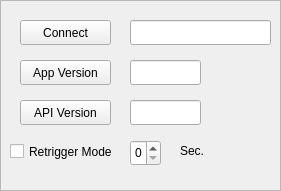
   <widget class="QFrame" name="main_operations">
    <property name="geometry">
     <rect>
      <x>10</x>
      <y>20</y>
      <width>281</width>
      <height>191</height>
     </rect>
    </property>
    <property name="frameShape">
     <enum>QFrame::StyledPanel</enum>
    </property>
    <property name="frameShadow">
     <enum>QFrame::Sunken</enum>
    </property>
    <widget class="QCheckBox" name="retrigger">
     <property name="enabled">
      <bool>true</bool>
     </property>
     <property name="geometry">
      <rect>
       <x>10</x>
       <y>140</y>
       <width>131</width>
       <height>23</height>
      </rect>
     </property>
     <property name="text">
      <string>Retrigger Mode</string>
     </property>
    </widget>
    <widget class="QSpinBox" name="retrigger_sec">
     <property name="geometry">
      <rect>
       <x>130</x>
       <y>140</y>
       <width>31</width>
       <height>26</height>
      </rect>
     </property>
     <property name="maximum">
      <number>20</number>
     </property>
    </widget>
    <widget class="QLabel" name="label">
     <property name="geometry">
      <rect>
       <x>180</x>
       <y>140</y>
       <width>54</width>
       <height>21</height>
      </rect>
     </property>
     <property name="text">
      <string>Sec.</string>
     </property>
    </widget>
    <widget class="QLineEdit" name="app_version_text">
     <property name="geometry">
      <rect>
       <x>130</x>
       <y>60</y>
       <width>71</width>
       <height>25</height>
      </rect>
     </property>
    </widget>
    <widget class="QLineEdit" name="api_version_text">
     <property name="geometry">
      <rect>
       <x>130</x>
       <y>100</y>
       <width>71</width>
       <height>25</height>
      </rect>
     </property>
    </widget>
    <widget class="QLineEdit" name="qiup_name">
     <property name="geometry">
      <rect>
       <x>130</x>
       <y>20</y>
       <width>141</width>
       <height>25</height>
      </rect>
     </property>
    </widget>
    <widget class="QPushButton" name="api_version">
     <property name="geometry">
      <rect>
       <x>20</x>
       <y>100</y>
       <width>91</width>
       <height>25</height>
      </rect>
     </property>
     <property name="text">
      <string>API Version</string>
     </property>
    </widget>
    <widget class="QPushButton" name="app_version">
     <property name="geometry">
      <rect>
       <x>20</x>
       <y>60</y>
       <width>91</width>
       <height>25</height>
      </rect>
     </property>
     <property name="text">
      <string>App Version</string>
     </property>
    </widget>
    <widget class="QPushButton" name="connect">
     <property name="geometry">
      <rect>
       <x>20</x>
       <y>20</y>
       <width>91</width>
       <height>25</height>
      </rect>
     </property>
     <property name="text">
      <string>Connect</string>
     </property>
    </widget>
   </widget>
